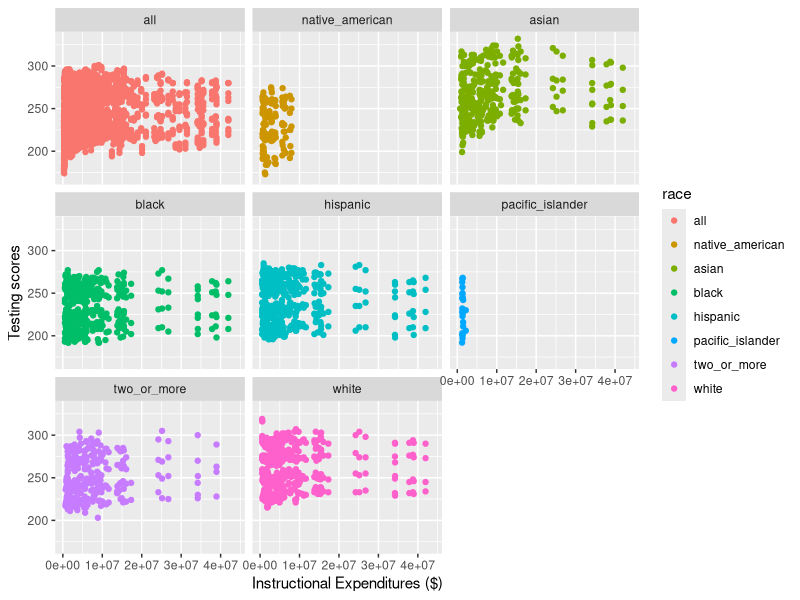
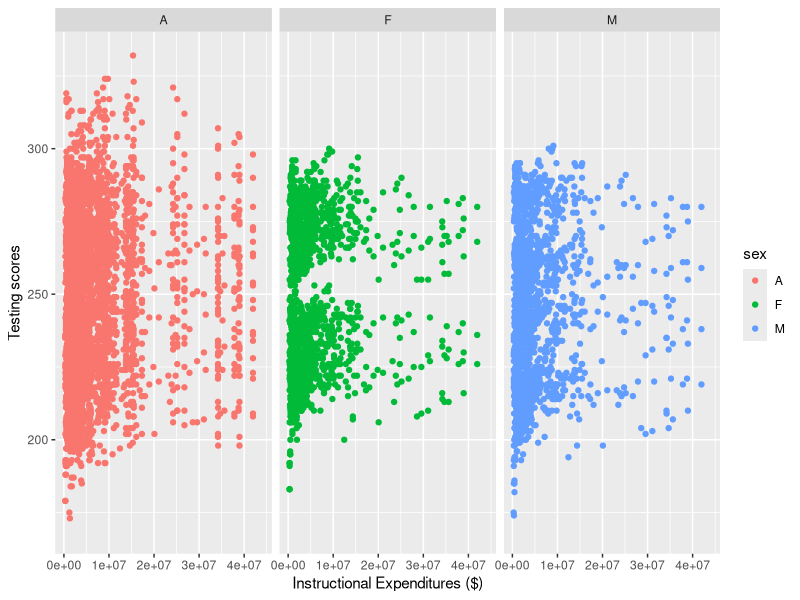
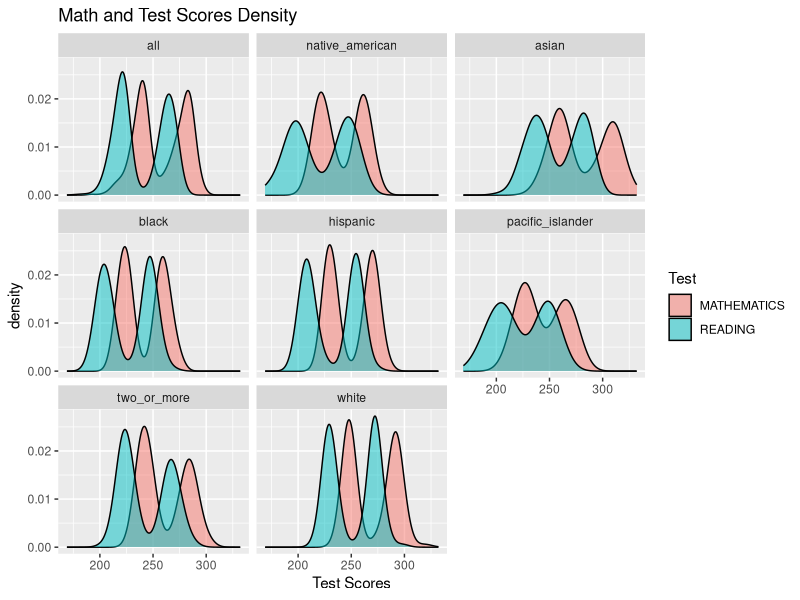
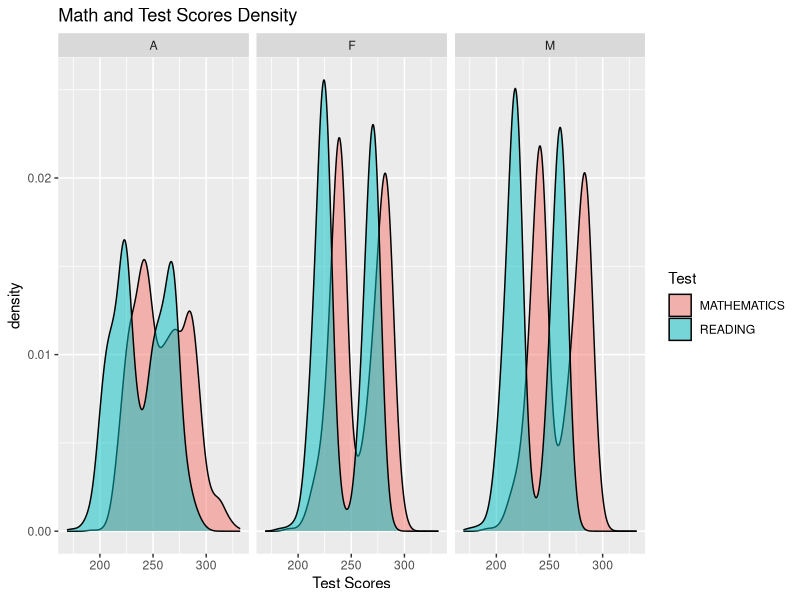
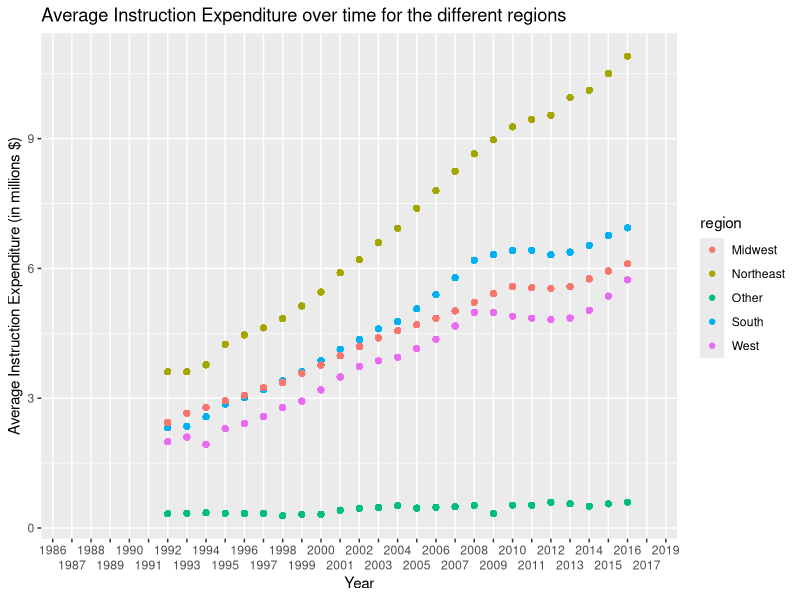

Here is the R script that generated these plots, in order: (Note: this script raises an error after producing the figures.)
## ---- chunk 1
knitr::opts_chunk$set(echo = FALSE)
library(tidyverse)
library(readxl)
library(gganimate)
## ---- chunk 2
schools <- read_xlsx("US_schools_data.xlsx")
## ---- chunk 3
clean_schools <-schools %>%
  select(PRIMARY_KEY,
         TOTAL_EXPENDITURE, 
         INSTRUCTION_EXPENDITURE, 
         SUPPORT_SERVICES_EXPENDITURE, 
         OTHER_EXPENDITURE, 
         CAPITAL_OUTLAY_EXPENDITURE, 
         ends_with("READING"), 
         ends_with("MATHEMATICS"))
## ---- chunk 4

clean_schools$PRIMARY_KEY <- str_replace(clean_schools$PRIMARY_KEY,"_", " ")

clean_schools <- clean_schools %>%
  separate(PRIMARY_KEY, 
           into = c("year", "state"), 
           sep = " ")

clean_schools$state <- str_replace_all(clean_schools$state, "_", " ")


## ---- chunk 5
clean_schools <- clean_schools %>%
  pivot_longer("G04_A_A_READING":"G08_TR_A_MATHEMATICS",
               names_to = c("grade","race", "sex", "test"),
               names_sep = "_",
               values_to = "score")
## ---- chunk 6
clean_schools <- clean_schools %>%
  mutate(sex = as.factor(sex),
         race = fct_recode(as.factor(clean_schools$race), 
                           all = "A",
                           asian = "AS",
                           hispanic = "HI",
                           black = "BL",
                           white = "WH",
                           pacific_islander = "HP",
                           two_or_more = "TR",
                           native_american = "AM"),
         test = as.factor(test),
         grade =as.factor(grade)
         )
  
## ---- chunk 7
MIDWEST <- c("INDIANA","ILLINOIS","MICHIGAN","OHIO","WISCONSIN",
             "IOWA","KANSAS","MINNESOTA","MISSOURI","NEBRASKA",
             "NORTH DAKOTA","SOUTH DAKOTA")

NORTHEAST <- c("CONNECTICUT","MAINE","MASSACHUSETTS","NEW HAMPSHIRE",
             "RHODE ISLAND","VERMONT","NEW JERSEY","NEW YORK",
             "PENNSYLVANIA")

SOUTH <- c("DELAWARE","DISTRICT","FLORIDA","GEORGIA",
            "MARYLAND","NORTH CAROLINA","SOUTH CAROLINA","VIRGINIA",
            "WEST VIRGINIA","ALABAMA","KENTUCKY","MISSISSIPPI",
            "TENNESSEE","ARKANSAS","LOUISIANA","OKLAHOMA","TEXAS")

WEST <- c("ARIZONA","COLORADO","IDAHO","NEW MEXICO","MONTANA",
            "UTAH","NEVADA","WYOMING","ALASKA","CALIFORNIA",
            "HAWAII","OREGON","WASHINGTON")

clean_schools <- clean_schools %>%
  mutate(region = if_else(state %in% MIDWEST, "Midwest", 
                          if_else(state %in% NORTHEAST, "Northeast", 
                                  if_else(state %in% SOUTH, "South", 
                                          if_else(state %in% WEST, "West", "Other")))))

## ---- chunk 8
clean_schools %>%
  ggplot(aes(x = INSTRUCTION_EXPENDITURE, y = score, color = race)) +
  geom_point() +
  labs(x = "Instructional Expenditures ($)", 
       y = "Testing scores")  +
  facet_wrap(~race)

clean_schools %>%
  ggplot(aes(x = INSTRUCTION_EXPENDITURE, y = score, color = sex)) +
  geom_point() +
  labs(x = "Instructional Expenditures ($)", 
       y = "Testing scores")  +
  facet_wrap(~sex)
## ---- chunk 9
clean_schools %>%
  ggplot()+
  geom_density(mapping = aes(x = score, fill = test), alpha = 0.5)+
  facet_wrap(~race) +
  labs(title = "Math and Test Scores Density", x = "Test Scores", fill = "Test")

clean_schools %>%
  ggplot()+
  geom_density(mapping = aes(x = score, fill = test), alpha = 0.5)+
  facet_wrap(~sex) +
  labs(title = "Math and Test Scores Density", x = "Test Scores", fill = "Test")
## ---- chunk 10
clean_schools %>%
  #filter(!is.na(INSTRUCTION_EXPENDITURE)) %>%
  group_by(year, region, race, sex) %>%
  mutate( INSTRUCTION_EXPENDITURE = INSTRUCTION_EXPENDITURE / 1000000,
    avg = mean(INSTRUCTION_EXPENDITURE, na.rm = TRUE),
         year = as.factor(year)) %>%
  ggplot(mapping = aes(x = year, y = avg, color = region))+
  geom_point() +
  scale_x_discrete(guide = guide_axis(n.dodge=2)) +#+ facet_wrap(~race) + facet_wrap(~sex)
  labs(title = "Average Instruction Expenditure over time for the different regions", y = "Average Instruction Expenditure (in millions $)", x = "Year")
## ---- chunk 11
clean_schools %>%
  group_by(year, region) %>%
  mutate(
    INSTRUCTION_EXPENDITURE = INSTRUCTION_EXPENDITURE / 100000,
    avg = mean(INSTRUCTION_EXPENDITURE, na.rm = TRUE),
         year = as.integer(year)) %>%
  ggplot(mapping = aes(x = year, y = avg,
                       color = region))+
  geom_line() +
  scale_x_continuous(breaks = seq(1992, 2016, 1), 
                     limits=c(1992, 2016), guide = guide_axis(n.dodge=2)) +
  theme(text=element_text(size=12, 
                          family="serif"),
                          axis.text.y = element_text(size = 16))+
  labs(title = "Average Instruction Expenditure Over Time by Region",
       x = "Year",
       y = "Average Instruction Expenditure (Millions $)",
       color = "Region") +
  geom_point(aes(group = seq_along(as.numeric(year)))) +
  transition_reveal(as.numeric(year))
## ---- chunk 12
clean_schools %>%
  filter(test == "MATHEMATICS",
         !is.na(score)) %>%
  lm(score ~ INSTRUCTION_EXPENDITURE, data = .) ->
  math_model

clean_schools %>%
  filter(test == "READING",
         !is.na(score)) %>%
  lm(score ~ INSTRUCTION_EXPENDITURE, data = .) ->
  reading_model
## ---- chunk 13
summary(math_model)
# math model has higher r^2
summary(reading_model)
## ---- chunk 14
clean_schools %>%
  lm(score ~ test, data = .) ->
  test_model
summary(test_model)
## ---- chunk 15
clean_schools %>%
  mutate(year = as.numeric(year)) %>%
  lm(score ~ test + year, data = .) %>%
  summary()
## ---- chunk 16
clean_schools %>%
  mutate(year = as.numeric(year),
         state = as.factor(state)) %>%
  lm(score ~ test + year + SUPPORT_SERVICES_EXPENDITURE, data = .) %>%
  summary()
## ---- chunk 17
clean_schools %>%
  mutate(year = as.numeric(year)) %>%
  lm(score ~ test + year + region + SUPPORT_SERVICES_EXPENDITURE, data = .) %>%
  summary()
## ---- chunk 18
clean_schools %>%
  mutate(year = as.numeric(year)) %>%
  lm(score ~ test + year + region + SUPPORT_SERVICES_EXPENDITURE + race, data = .) %>%
  summary()
## ---- chunk 19
clean_schools %>%
  mutate(year = as.numeric(year)) %>%
  lm(score ~ test + year + region + race, data = .) %>%
  summary()
## ---- chunk 20
clean_schools %>%
  mutate(year = as.numeric(year)) %>%
  lm(score ~ test + year + region + SUPPORT_SERVICES_EXPENDITURE + race + grade, data = .) %>%
  summary()
## ---- chunk 21
clean_schools %>%
  mutate(year = as.numeric(year)) %>%
  lm(score ~ test + year + region +  race + grade + INSTRUCTION_EXPENDITURE, data = .) %>%
  summary()
## ---- chunk 22
clean_schools %>%
  mutate(year = as.numeric(year)) %>%
  lm(score ~ test + year + region + race + grade + INSTRUCTION_EXPENDITURE, data = .) %>%
  summary()
## ---- chunk 23
clean_schools %>%
  mutate(year = as.numeric(year)) %>%
  #filter(race != "all") %>%
  ggplot(mapping = aes(x = year, 
                           y = score,
                           color = race))+
  geom_point()+
  geom_jitter()+
  #stat_smooth(method = "lm")+
  facet_grid(rows = vars(test), cols = vars(grade))+
  theme(panel.grid.major = element_blank(), 
        panel.grid.minor = element_blank())
## ---- chunk 24
schools_lm <- clean_schools %>%
  mutate(year = as.numeric(year)) %>%
  lm(score ~ test + year + region + race + grade + INSTRUCTION_EXPENDITURE, data = .)
schools_predict <- predict(schools_lm)
schools_sigma <- sigma(schools_lm)
## ---- chunk 25
noise <- function(x, mean = 0, sd){
  n <- length(x)
  new_data <- x + rnorm(n, mean, sd)
  return(new_data)
}
## ---- chunk 26
new_data <- tibble(
  predict_score = noise(schools_predict,
                         sd = schools_sigma)
)
## ---- chunk 27
new_data <- clean_schools %>% 
  filter(!is.na(score), 
         !is.na(test), 
         !is.na(year),
         !is.na(region),
         !is.na(race),
         !is.na(grade),
         !is.na(INSTRUCTION_EXPENDITURE)) %>% 
  select(score, test, year, region, race, grade,
         INSTRUCTION_EXPENDITURE) %>% 
  bind_cols(new_data)
## ---- chunk 28
nsims <- 1000

sims <- map_dfc(1:nsims,
                ~tibble(sim = noise(schools_predict, sd = schools_sigma)))
## ---- chunk 29
colnames(sims) <- colnames(sims) %>% 
  str_replace(pattern = "\\.\\.\\.",
                  replace = "_")
## ---- chunk 30
sims <- clean_schools %>% 
filter(!is.na(score), 
         !is.na(test), 
         !is.na(year),
         !is.na(region),
         !is.na(race),
         !is.na(grade),
         !is.na(INSTRUCTION_EXPENDITURE)) %>%  
  select(score) %>% 
  bind_cols(sims)
## ---- chunk 31
sim_r_sq <- sims %>% 
  map( ~lm(score ~ .x, data = sims)) %>% 
  map(broom::glance) %>% 
  map_dbl(~.$r.squared)
## ---- chunk 32
sim_r_sq <- sim_r_sq[names(sim_r_sq) != "score"]
head(sim_r_sq)
## ---- chunk 33
tibble(sims = sim_r_sq) %>% 
  ggplot(aes(x = sims)) + 
  geom_histogram()
